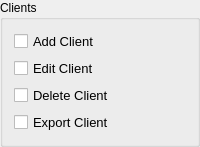
             <widget class="QGroupBox" name="groupBox_10">
              <property name="sizePolicy">
               <sizepolicy hsizetype="Fixed" vsizetype="Preferred">
                <horstretch>0</horstretch>
                <verstretch>0</verstretch>
               </sizepolicy>
              </property>
              <property name="minimumSize">
               <size>
                <width>155</width>
                <height>0</height>
               </size>
              </property>
              <property name="title">
               <string>Clients</string>
              </property>
              <layout class="QVBoxLayout" name="verticalLayout_4">
               <item>
                <widget class="QCheckBox" name="checkBox_4">
                 <property name="sizePolicy">
                  <sizepolicy hsizetype="Preferred" vsizetype="Fixed">
                   <horstretch>0</horstretch>
                   <verstretch>0</verstretch>
                  </sizepolicy>
                 </property>
                 <property name="font">
                  <font>
                   <family>MS Shell Dlg 2</family>
                   <pointsize>10</pointsize>
                   <weight>9</weight>
                   <italic>false</italic>
                   <bold>false</bold>
                  </font>
                 </property>
                 <property name="text">
                  <string>Add Client</string>
                 </property>
                </widget>
               </item>
               <item>
                <widget class="QCheckBox" name="checkBox_5">
                 <property name="sizePolicy">
                  <sizepolicy hsizetype="Preferred" vsizetype="Fixed">
                   <horstretch>0</horstretch>
                   <verstretch>0</verstretch>
                  </sizepolicy>
                 </property>
                 <property name="font">
                  <font>
                   <family>MS Shell Dlg 2</family>
                   <pointsize>10</pointsize>
                   <weight>9</weight>
                   <italic>false</italic>
                   <bold>false</bold>
                  </font>
                 </property>
                 <property name="text">
                  <string>Edit Client</string>
                 </property>
                </widget>
               </item>
               <item>
                <widget class="QCheckBox" name="checkBox_6">
                 <property name="sizePolicy">
                  <sizepolicy hsizetype="Preferred" vsizetype="Fixed">
                   <horstretch>0</horstretch>
                   <verstretch>0</verstretch>
                  </sizepolicy>
                 </property>
                 <property name="font">
                  <font>
                   <family>MS Shell Dlg 2</family>
                   <pointsize>10</pointsize>
                   <weight>9</weight>
                   <italic>false</italic>
                   <bold>false</bold>
                  </font>
                 </property>
                 <property name="text">
                  <string>Delete Client</string>
                 </property>
                </widget>
               </item>
               <item>
                <widget class="QCheckBox" name="checkBox_18">
                 <property name="sizePolicy">
                  <sizepolicy hsizetype="Preferred" vsizetype="Fixed">
                   <horstretch>0</horstretch>
                   <verstretch>0</verstretch>
                  </sizepolicy>
                 </property>
                 <property name="font">
                  <font>
                   <family>MS Shell Dlg 2</family>
                   <pointsize>10</pointsize>
                   <weight>9</weight>
                   <italic>false</italic>
                   <bold>false</bold>
                  </font>
                 </property>
                 <property name="text">
                  <string>Export Client</string>
                 </property>
                </widget>
               </item>
              </layout>
             </widget>
